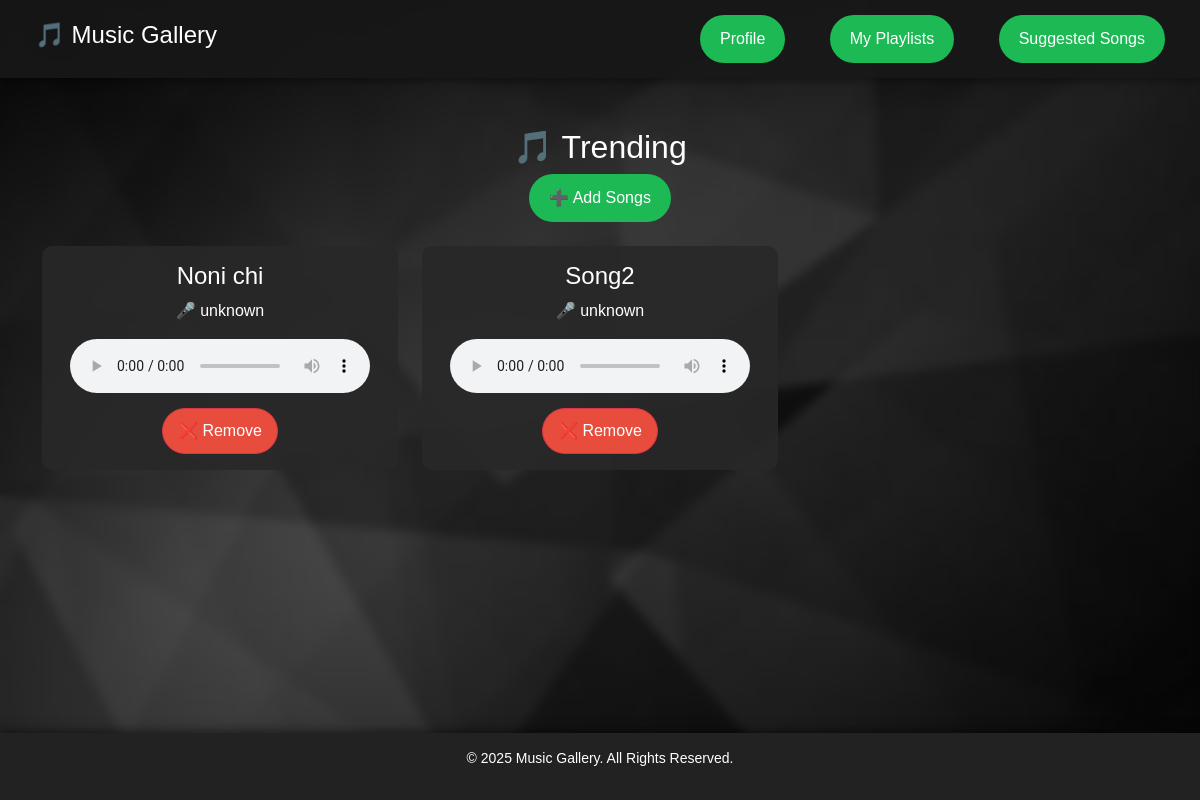
Page /playlist/2/ (signed in) on the committed database.
### store/models.py (models this page shows, shortened)
class Playlist(models.Model):
    name = models.CharField(max_length=255)
    user = models.ForeignKey(User, on_delete=models.CASCADE)
    is_collaborative = models.BooleanField(default=False)
    created_at = models.DateTimeField(auto_now_add=True)

class Song(models.Model):
    title = models.CharField(max_length=255)
    artist = models.CharField(max_length=255)
    audio_file = models.FileField(upload_to='songs/')  # Songs stored in /media/songs/
    playlist = models.ForeignKey(Playlist, on_delete=models.CASCADE, related_name="songs")

### store/views.py (the view)
# urls.py: path('playlist/<int:playlist_id>/', views.view_playlist, name='view_playlist'),
def view_playlist(request, playlist_id):
    playlist = get_object_or_404(Playlist, id=playlist_id, user=request.user)
    songs = playlist.songs.all()  # Fetch all songs in the playlist
    return render(request, 'view_playlist.html', {'playlist': playlist, 'songs': songs})

### store/templates/view_playlist.html (shortened to what this page needs)
{% extends 'base.html' %}
{% block content %}
<h2 class="text-center">🎵 {{ playlist.name }}</h2>
<div class="text-center">
    <a href="{% url 'add_song' playlist.id %}" class="btn btn-custom">➕ Add Songs</a>
</div>
{% if songs %}
<div class="row mt-4">
    {% for song in songs %}
    <div class="col-md-4">
        <div class="card-custom p-3">
            <h4>{{ song.title }}</h4>
            <p>🎤 {{ song.artist }}</p>
            <audio controls>
                <source src="{{ song.audio_file.url }}" type="audio/mpeg">
            </audio>
            <a href="{% url 'remove_song' song.id %}" class="btn btn-danger mt-2">❌ Remove</a>
        </div>
    </div>
    {% endfor %}
</div>
{% else %}
<p class="text-center">No songs in this playlist yet.</p>
{% endif %}
{% endblock %}

### store/static/styles.css (style rules this page uses)
body { font-family: 'Arial', sans-serif; background: url('image/bg.jpg') no-repeat center center/cover; background-attachment: fixed; position: relative; color: #ffffff; margin: 0; padding: 0; display: flex; flex-direction: column; min-height: 100vh; }
body::before { content: ""; position: absolute; top: 0; left: 0; width: 100%; height: 100%; backdrop-filter: blur(5px); z-index: -1; }
.btn-custom { background: #1db954; color: white; padding: 12px 20px; border-radius: 30px; transition: all 0.3s ease-in-out; border: none; font-size: 16px; text-align: center; display: inline-block; }
.btn-danger { background: #e74c3c; color: white; border-radius: 30px; padding: 10px 15px; }
.card-custom { background: rgba(40, 40, 40, 0.9); padding: 20px; border-radius: 10px; text-align: center; transition: 0.3s; }

### rows in the picture
Playlist: name "Trending"
Song: title "Noni chi", artist "unknown"
Song: title "Song2", artist "unknown"
